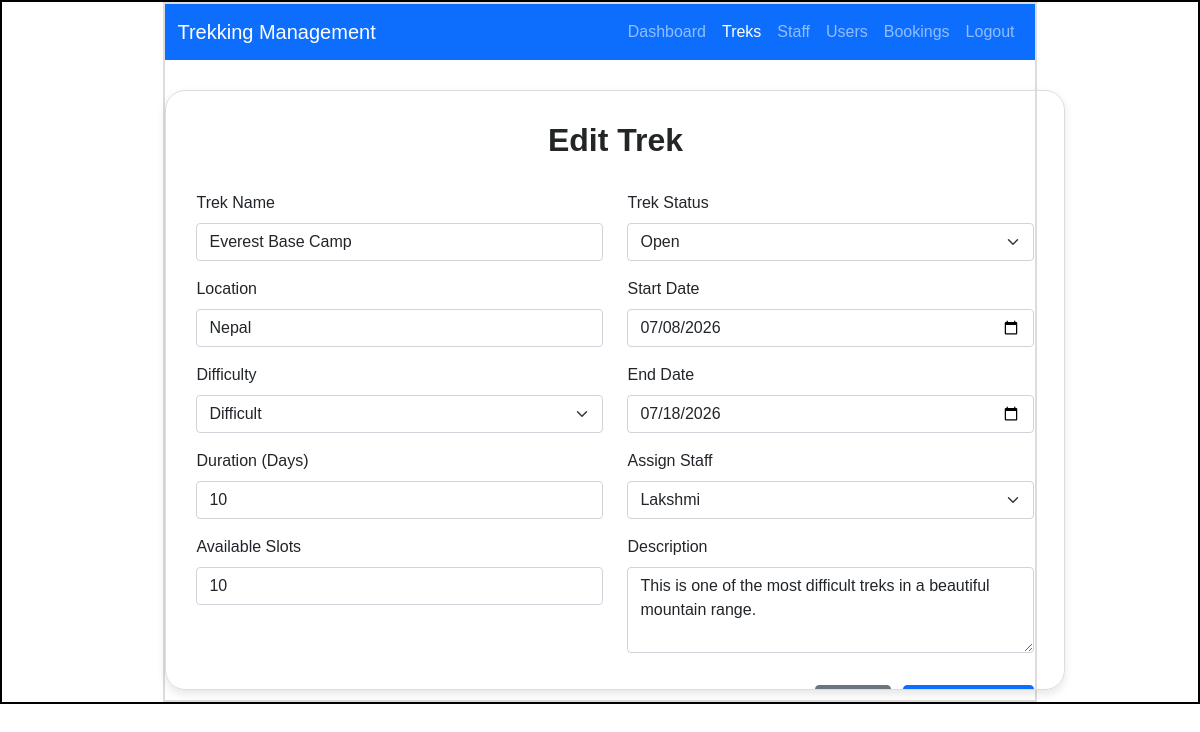
The app's page /admin/trek/edit/1 with its own data.
### models.py (models this page shows)
class Trek(db.Model):
    __tablename__ = "trek"
    id = db.Column(db.Integer  , primary_key = True)
    trek_name = db.Column(db.String() , nullable = False)
    location = db.Column(db.String(100),nullable=False)
    difficulty = db.Column(db.String(20),nullable=False)
    duration = db.Column(db.Integer,nullable=False)
    available_slots = db.Column(db.Integer,nullable=False)
    trek_status = db.Column(db.String(20),nullable=False,default = "Pending")
    start_date = db.Column(db.Date,nullable=False)
    end_date = db.Column(db.Date,nullable=False)
    description = db.Column(db.Text)
    staff_id = db.Column(db.Integer,db.ForeignKey("staff_profile.id"), nullable = True)
    bookings = db.relationship("Booking",backref = "trek",lazy=True) # One Trek -> Many Bookings

class User(db.Model):
    __tablename__ = "user"
    id = db.Column(db.Integer  , primary_key = True)
    name = db.Column(db.String() , nullable=False)
    email=db.Column(db.String(), unique = True , nullable=False )
    password = db.Column(db.String() , nullable=False)
    phone = db.Column(db.String(15))
    role = db.Column(db.String(), nullable=False , default='trekker')
    is_blacklisted = db.Column(db.Boolean , nullable= False , default = False)
    bookings = db.relationship( "Booking" ,backref = "user",lazy=True) # One User -> Many Bookings
    staff_profile = db.relationship("Staff_Profile",backref = "user",uselist=False,lazy=True)

### app.py (the view, shortened to what this page needs)
@app.route("/admin/trek/edit/<int:trek_id>", methods=["GET", "POST"])
def edit_trek(trek_id):
    trek = Trek.query.get_or_404(trek_id)
    approved_staff = Staff_Profile.query.filter_by(approved=True).all()
    return render_template("admin_edit_trek.html", trek=trek, approved_staff=approved_staff)

### templates/admin_edit_trek.html (shortened to what this page needs)
<!DOCTYPE html>
<html lang="en">
<head>
    <link rel="stylesheet" href="{{ url_for('static', filename='style.css') }}">
    <link href="https://cdn.jsdelivr.net/npm/bootstrap@5.0.2/dist/css/bootstrap.min.css" rel="stylesheet">
</head>
<body>
    <div id="main">
        <div id="canvas">
            <nav class="navbar navbar-expand-lg navbar-dark bg-primary">
                <div class="container-fluid">
                    <a class="navbar-brand" href="/admin/dashboard">Trekking Management</a>
                    <div class="navbar-nav ms-auto">
                        <a class="nav-link" href="/admin/dashboard">Dashboard</a>
                        <a class="nav-link active" href="/admin/treks">Treks</a>
                        <a class="nav-link" href="/admin/staff">Staff</a>
                        <a class="nav-link" href="/admin/users">Users</a>
                        <a class="nav-link" href="/admin/bookings">Bookings</a>
                        <a class="nav-link" href="/logout">Logout</a>
                    </div>
                </div>
            </nav>
            <div id="form-body", style= "max-height: 600px; overflow-y: auto;">
                <h2 class="login-heading text-center">Edit Trek</h2>
                <br>
                <form action="{{ url_for('edit_trek', trek_id=trek.id) }}" method="POST">
                    <div class="row">
                        <div class="col-md-6">
                            <div class="mb-3">
                                <label class="form-label">Trek Name</label>
                                <input type="text" class="form-control" name="trek_name" value="{{ trek.trek_name }}" required>
                            </div>
                            <div class="mb-3">
                                <label class="form-label">Location</label>
                                <input type="text" class="form-control" name="location" value="{{ trek.location }}" required>
                            </div>
                            <div class="mb-3">
                                <label class="form-label">Difficulty</label>
                                <select class="form-select" name="difficulty" required>
                                    <option {% if trek.difficulty == "Difficult" %}selected{% endif %}>Difficult</option>
                                </select>
                            </div>
                            <div class="mb-3">
                                <label class="form-label">Duration (Days)</label>
                                <input type="number" class="form-control" name="duration" value="{{ trek.duration }}" min="1" required>
                            </div>
                            <div class="mb-3">
                                <label class="form-label">Available Slots</label>
                                <input type="number" class="form-control" name="available_slots" value="{{ trek.available_slots }}" min="0" required>
                            </div>
                        </div>
                        <div class="col-md-6">
                            <div class="mb-3">
                                <label class="form-label">Trek Status</label>
                                <select class="form-select" name="status" required>
                                    <option {% if trek.trek_status == "Open" %}selected{% endif %}>Open</option>
                                </select>
                            </div>
                            <div class="mb-3">
                                <label class="form-label">Start Date</label>
                                <input type="date" class="form-control" name="start_date" value="{{ trek.start_date | string }}" required>
                            </div>
                            <div class="mb-3">
                                <label class="form-label">End Date</label>
                                <input type="date" class="form-control" name="end_date" value="{{ trek.end_date | string }}" required>
                            </div>
                            <div class="mb-3">
                                <label class="form-label">Assign Staff</label>
                                <select class="form-select" name="staff_id">
                                    {% for staff in approved_staff %}
                                    <option value="{{ staff.id }}"
                                        {% if trek.staff_id == staff.id %}selected{% endif %}>
                                        {{ staff.user.name }}
                                    </option>
                                    {% endfor %}
                                </select>
                            </div>
                            <div class="mb-3">
                                <label class="form-label">Description</label>
                                <textarea class="form-control" name="description"
                                          rows="3">{{ trek.description or '' }}</textarea>
                            </div>
                        </div>
                    </div>
                    <div class="text-end mt-3">
                        <a href="/admin/treks" class="btn btn-secondary me-2">Cancel</a>
                        <input type="submit" class="btn btn-primary" value="Save Changes">
                    </div>
                </form>
            </div>
        </div>
    </div>
</body>
</html>

### static/style.css (style rules this page uses)
* { margin:0px; font-family: Arial, Helvetica, sans-serif; }
#main { border:2px solid black; margin-top: 0px; }
#canvas { border:2px solid #dcdcdc; width:73%; height:700px; margin:auto; }
#form-body { border:1px solid #dcdcdc; width:400px; height:400px; margin:auto; margin-top:130px; border-radius:20px; padding: 15px; overflow-y:auto; box-shadow:0px 4px 10px rgba(0,0,0,0.1); }
.login-heading { color:#222624; font-weight:bold; font-size:xx-large; }

### templates/admin_edit_trek.html (style rules this page uses)
#form-body { width: 900px; height: auto; margin-top: 30px; border-radius: 20px; padding: 30px; }

### records on screen
Trek: trek_name "Everest Base Camp", location "Nepal", difficulty "Difficult", duration "10", available_slots "10", status "Open", start_date "07/08/2026", end_date "07/18/2026", staff_id "Lakshmi", description "This is one of the most difficult treks in a beautiful mountain range."
